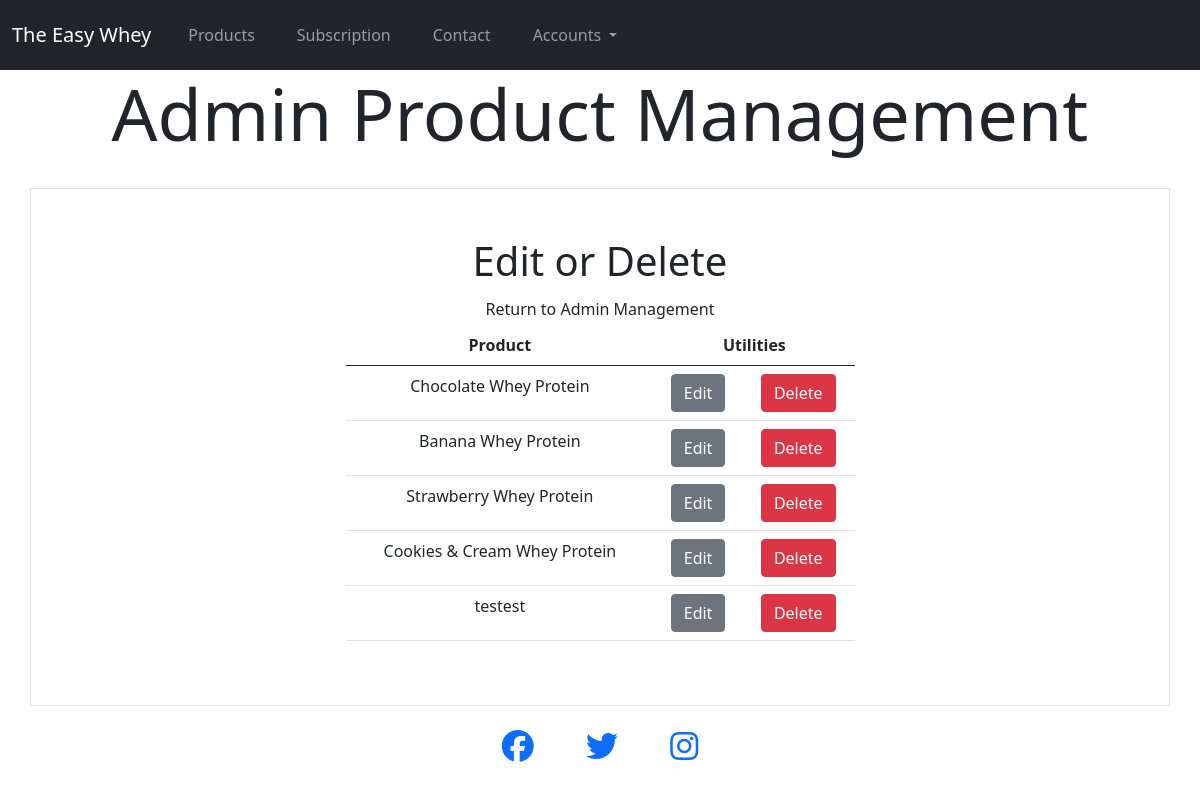
/product/admin/edit/ (signed in), run on an earlier commit of the app's database.
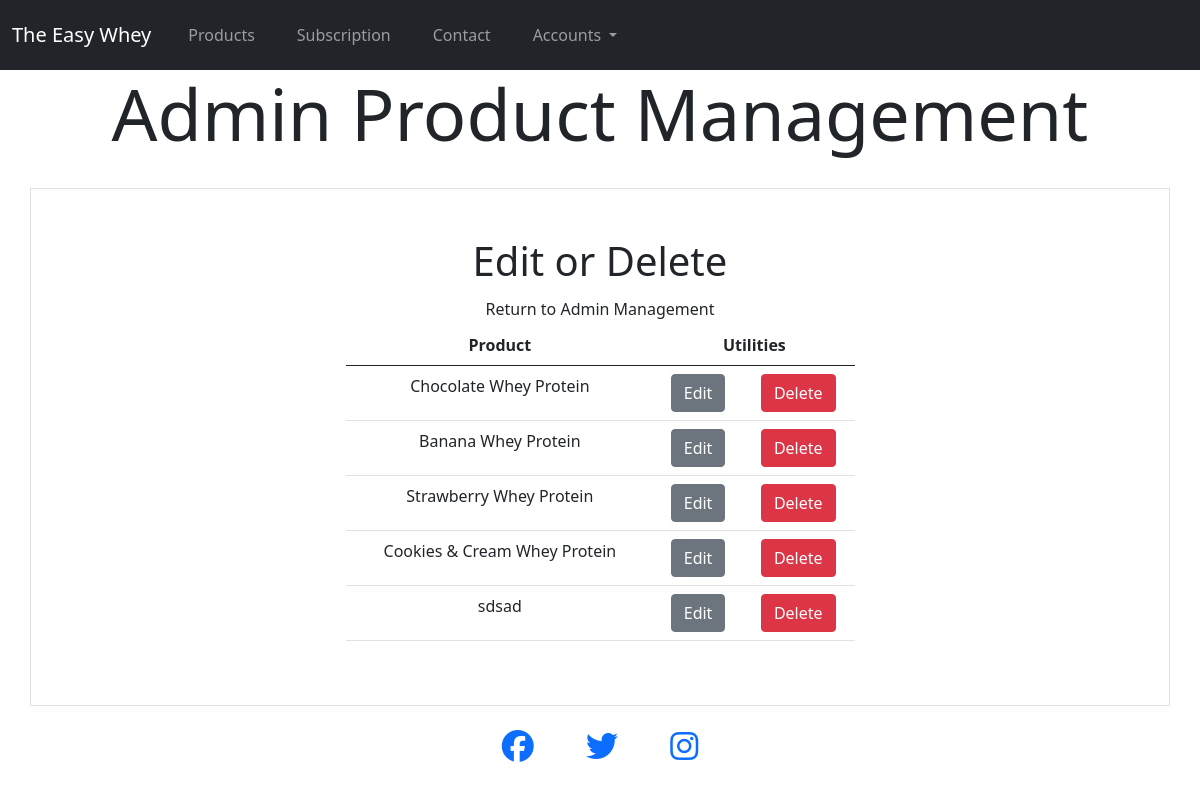
And on a later commit of the database.
### products/models.py (models this page shows, shortened)
class Product(models.Model):
    flavour = models.CharField(max_length=50, null=False, blank=False)
    description = models.CharField(max_length=200, null=False, blank=False)
    BAG_SZIES = (
    ("1","1 kg"),
    ("2","2 kg"),
    ("3","3 kg"),
    ("4","4 kg"),
    ("5","5 kg"),
    )
    size = models.CharField(max_length=1, choices=BAG_SZIES, null=False, blank=False, default="1")
    price = models.DecimalField(max_digits=5, decimal_places=2, null=False, blank=False, default="14.99")

### products/views.py (the view)
# urls.py: path('product/admin/edit/', views.admin_edit_list, name="admin_edit_list"),
@login_required
def admin_edit_list(request):
    items = Product.objects.all()
    template = 'products/admin_edit_list.html'
    context = {
        "items": items
    }
    return render(request, template, context)

### templates/products/admin_edit_list.html (shortened to what this page needs)
{% extends 'base.html' %}
{% load static %}
{% block header %}
<div class="container-fluid">
    <div class="row">
        <div class="col text-center">
            <h2 class="display-2">Admin Product Management</h2>
        </div>
    </div>
</div>
{% endblock %}
{% block content %}
<div class="container border py-5 px-5 mt-4">
    <div class="row justify-content-center align-items-center">
        <div class="col-md-6 text-center">
            <h1>Edit or Delete</h1>
            <a class="dropdown-item" href="{% url 'product_management' %}">Return to Admin Management</a>
        </div>
    </div>
    <div class="row">
        <div class="col-md-6 offset-3 text-center">
            <table class="table table-hover">
                <thead>
                    <tr>
                        <th scope="col">Product</th>
                        <th colspan="2" scope="col">Utilities</th>
                    </tr>
                </thead>
                <tbody>
                    {% for item in items %}
                    <tr>
                        <td>{{ item.flavour }}</th>
                        <td><a class="btn btn-secondary" href="item/{{ item.id }}">Edit</a></td>
                        <td><button type="button" class="btn btn-danger" data-bs-toggle="modal"
                                data-bs-target="#staticBackdrop{{ forloop.counter }}">
                                Delete
                            </button>
                        </td>
                    </tr>
                    {% endfor %}
                </tbody>
            </table>
        </div>
    </div>
</div>
{% endblock %}

### templates/base.html (shortened to what this page needs)
{% load static %}
<!DOCTYPE html>
<html lang="en">
<head>
    {% block css %}
    <link href="https://cdn.jsdelivr.net/npm/bootstrap@5.0.2/dist/css/bootstrap.min.css" rel="stylesheet"
>
    <link rel="stylesheet" href="{% static 'css/style.css' %}">
    {% endblock %}
</head>
<body>
    <nav class="navbar navbar-expand-lg navbar-dark bg-dark">
        <div class="container-fluid">
            <a class="navbar-brand" href="/">The Easy Whey</a>
            <div class="collapse navbar-collapse" id="navbarNavDropdown">
                <ul class="navbar-nav">
                    <li class="nav-item btn btn-dark">
                        <a class="nav-link" href="{% url 'product_detail' %}">Products</a>
                    </li>
                    <li class="nav-item btn btn-dark">
                        <a class="nav-link" href="{% url 'subscribe' %}">Subscription</a>
                    </li>
                    <li class="nav-item btn btn-dark">
                        <a class="nav-link" href="{% url 'contact' %}">Contact</a>
                    </li>
                    <li class="nav-item dropdown btn btn-dark">
                        <a class="nav-link dropdown-toggle" href="#" id="navbarDropdownMenuLink" role="button"
                            data-bs-toggle="dropdown" aria-expanded="false">
                            Accounts
                        </a>
                    </li>
                </ul>
            </div>
        </div>
    </nav>
    {% block header %}
    {% endblock %}
    {% block content %}
    {% endblock %}
    <footer id="footer">
        <div class="container-fluid">
            <div class="row d-inline text-center">
                <div class="col">
                    <a href="https://www.facebook.com" target="_blank"><i class="fab fa-facebook"></i></a>
                    <a href="https://www.twitter.com" target="_blank"><i class="fab fa-twitter mx-5"></i></a>
                    <a href="https://www.instagram.com" target="_blank"><i class="fab fa-instagram"></i></a>
                </div>
            </div>
        </div>
    </footer>
</body>
</html>

### static/css/style.css (style rules this page uses)
i { font-size: 2rem; }

What changed in the data, as far as the page shows it:
removed Product: flavour "testest"
added Product: flavour "sdsad"
